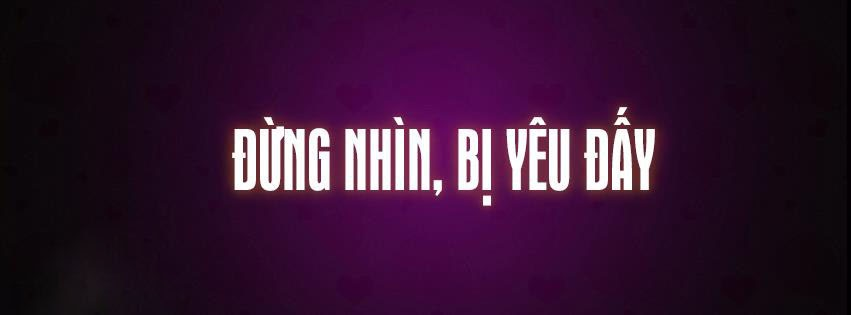
#> input picture b.jpg, 851 x 315 px, found by its file name
$ python Imagecompression.py
#> lines starting #> are read from the running program, lines starting #| are printed output that depends on the picture
#nén

import matplotlib.image as mpimg
import matplotlib.pyplot as plt
import numpy as np
from sklearn.cluster import KMeans

img = mpimg.imread('KPDL/b.jpg')
#> img is the input picture: shape (315, 851, 3); mean R, G, B 54.6, 22.9, 50.6
plt.imshow(img)
imgplot = plt.imshow(img)
plt.axis('off')
plt.show()
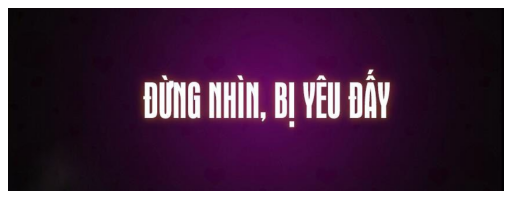
#> figure drawn by matplotlib, 1 panel

X = img.reshape((img.shape[0]*img.shape[1], img.shape[2]))
#ctrl k c, u

for K in [2, 5]:
    kmeans = KMeans(n_clusters=K).fit(X)
    label = kmeans.predict(X)

    img4 = np.zeros_like(X)
    # replace each pixel by its center
    for k in range(K):
        img4[label == k] = kmeans.cluster_centers_[k]
    # reshape and display output image
    img5 = img4.reshape((img.shape[0], img.shape[1], img.shape[2]))
    plt.imshow(img5, interpolation='nearest')
    plt.axis('off')
    plt.show()
#> this loop made 2 passes
#> pass 1, `plt.show()`:
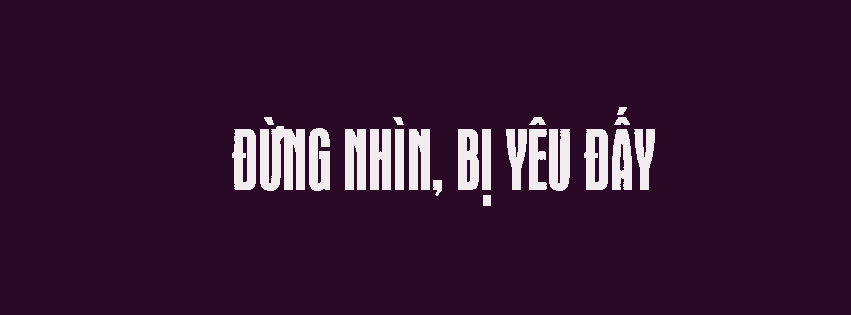
#> shown: shape (315, 851, 3); mean R, G, B 54.2, 22.8, 50.3

$ run again, with a.png saved as b.jpg
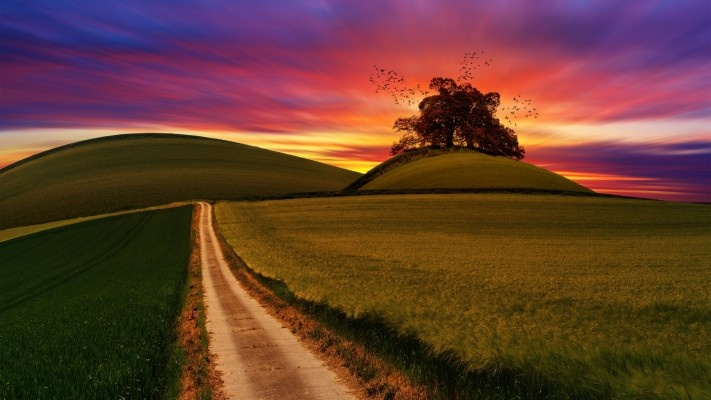
#> input picture a.png, 711 x 400 px, found by its file name
#> img is the input picture: shape (400, 711, 3); mean R, G, B 100.6, 61.8, 47
#> the loop `for K in [2, 5]:` made 2 passes
#> pass 1, `plt.show()`:
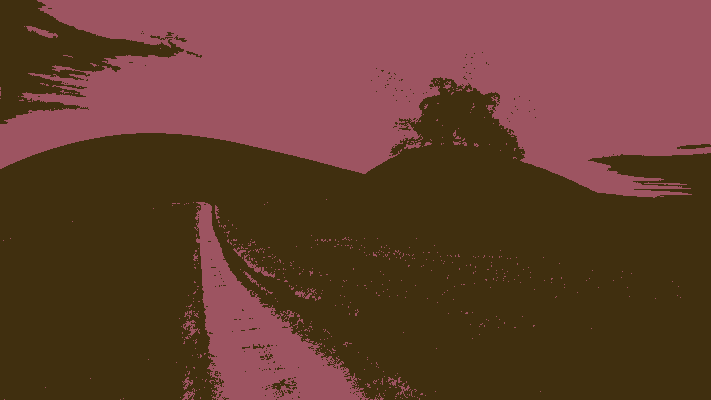
#> shown: shape (400, 711, 3); mean R, G, B 100, 61.3, 46.7
#> pass 2, `plt.show()`:
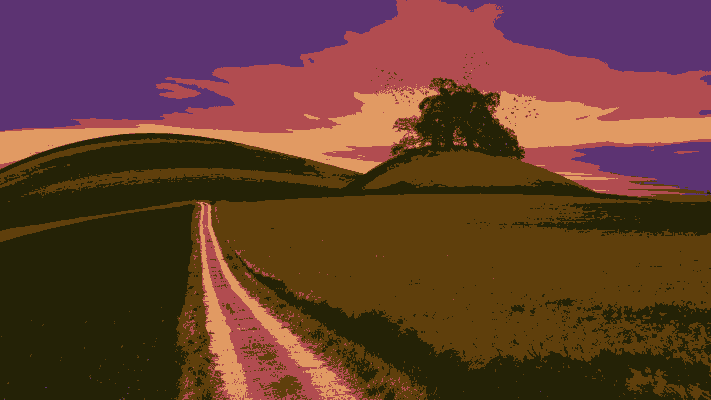
#> shown: shape (400, 711, 3); mean R, G, B 100.2, 61.3, 46.5
